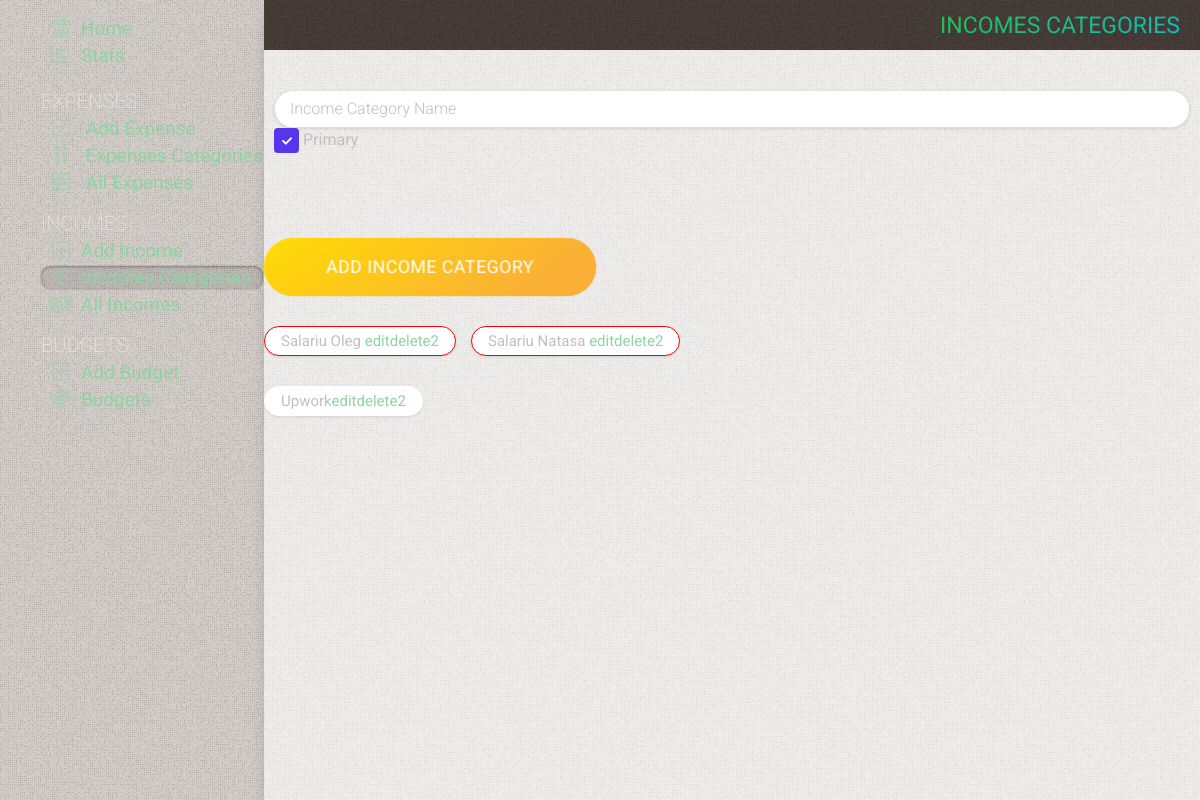
Before: /categories_income with the older database file.
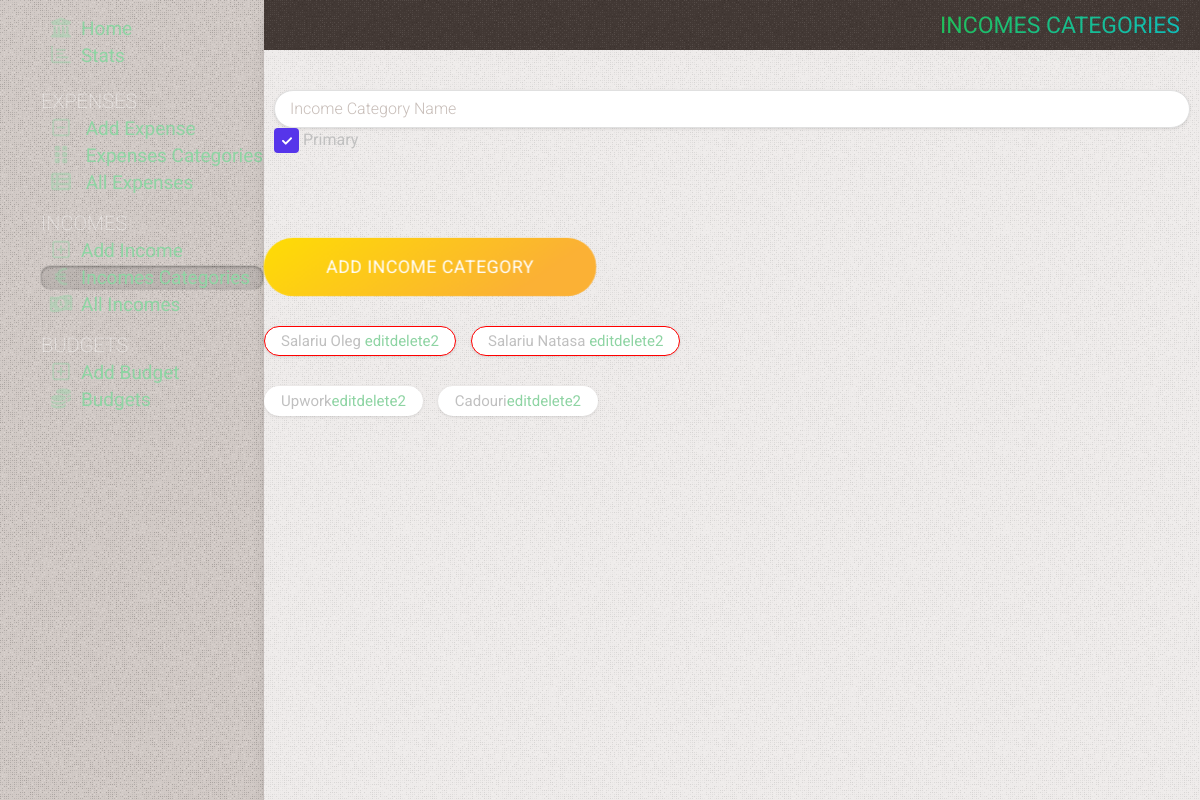
After: the same page with the newer database file.
### tables this page shows
CREATE TABLE categories_income
(
    id         INTEGER PRIMARY KEY AUTOINCREMENT,
    name       TEXT NOT NULL,
    primordial TEXT DEFAULT NULL,
    state      TEXT DEFAULT false
);

### app.py (the view, shortened to what this page needs)
@app.route('/categories_income', methods=('GET', 'POST'))
def categories_income():
    conn = get_db_connection()
    categories_income = conn.execute(
        'SELECT id, name, primordial, state FROM categories_income WHERE primordial = "true" ORDER BY state ').fetchall()
    categories_income_second = conn.execute(
        "SELECT id, name, primordial, state FROM categories_income  WHERE primordial IS NULL OR primordial = '' ORDER BY state ").fetchall()
    conn.close()
    return render_template('categories_income.html', title='Incomes categories', gradient='text-gradient-green',
                           categories_income=categories_income, categories_income_second=categories_income_second)

### app.py (called while the page is built)
def get_db_connection():
    conn = sqlite3.connect('static/database.db')
    conn.row_factory = sqlite3.Row
    return conn

### templates/categories_income.html (shortened to what this page needs)
{% extends 'base.html' %} {% block content %}
	<div class="page_title {{ gradient }}" >
		<span >{% block title %} {{ title }} {% endblock %}</span >
	</div >
	<div class="content" >
		<form class="mt-20" method="post" >
			<div class="form-group" >
				<input type="text" name="category_income" placeholder="Income Category Name" class="form-control"
				<div class="switch switch-big" >
					<input type="checkbox" id="primordial" name="primordial" value="true" checked >
					<label for="primordial" ></label >Primary
				</div >
			</div >
			<div class="form-group mt-5" >
				<button type="submit" class="fancy-button  bg-gradient-yellow m-0" name="cat" >
					<span >Add income category</span >
				</button >
			</div >
		<div class="flex gap-15 flex-wrap mt-30" >
			{% for id, category_income, primordial, state in categories_income %}
				<div
						class="badge {% if primordial == 'true' %} primary {% endif %} {% if state == 'true' %} hide-category {% endif %}" >{{ category_income }}
					<a href="/edit-category-income/{{ id }}" >edit</a ><a href="/category-income-delete/{{ id }}" >delete2</a >
				</div >
			{% endfor %}
		</div >
		<div class="flex gap-15 flex-wrap mt-30" >
			{% for id, category_income, primordial, state in categories_income_second %}
				<div
						class="badge {% if primordial == 1 %} primary {% endif %} {% if state == 'true' %} hide-category {% endif %}" >{{ category_income }}<a
						href="/edit-category-income/{{ id }}" >edit</a ><a href="/category-income-delete/{{ id }}" >delete2</a >
				</div >
			{% endfor %}
		</div >
	</div >
{% endblock %}

Changed rows visible on the page:
added categories_income: name "Cadouri"
